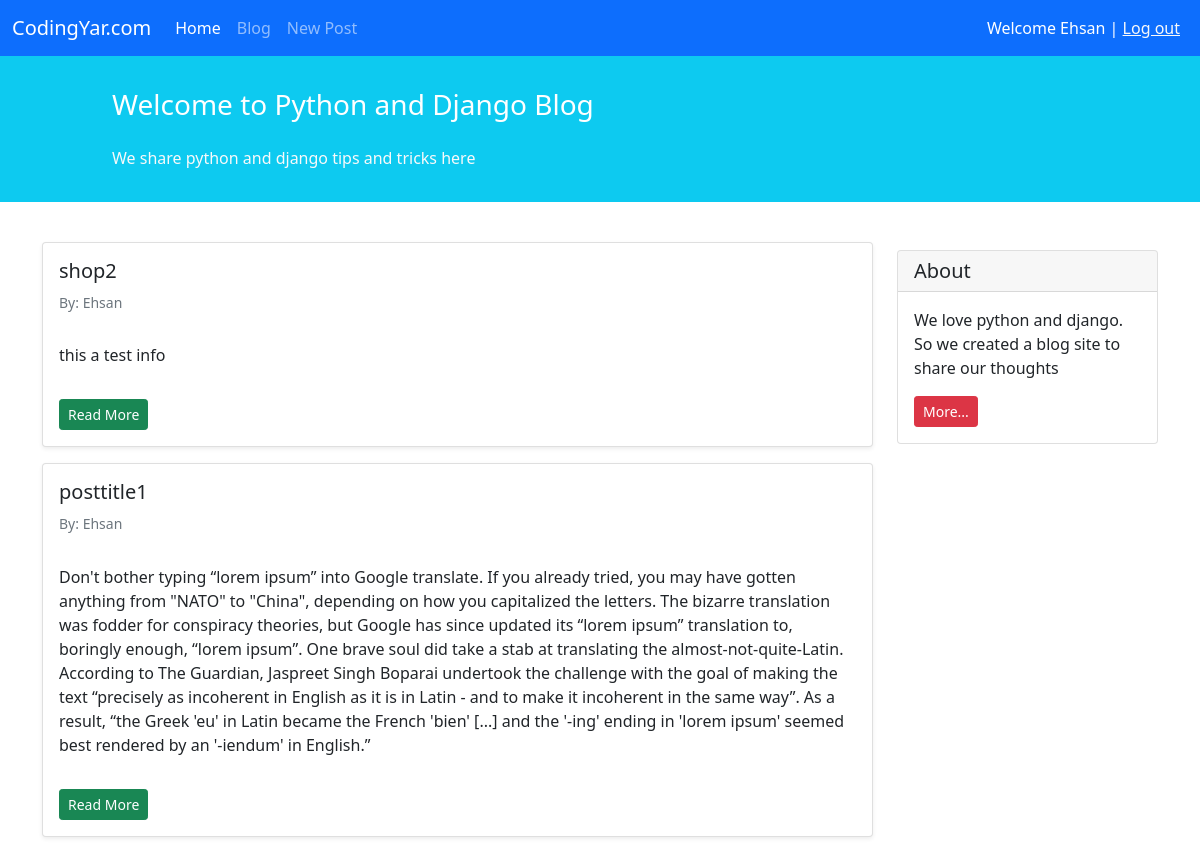
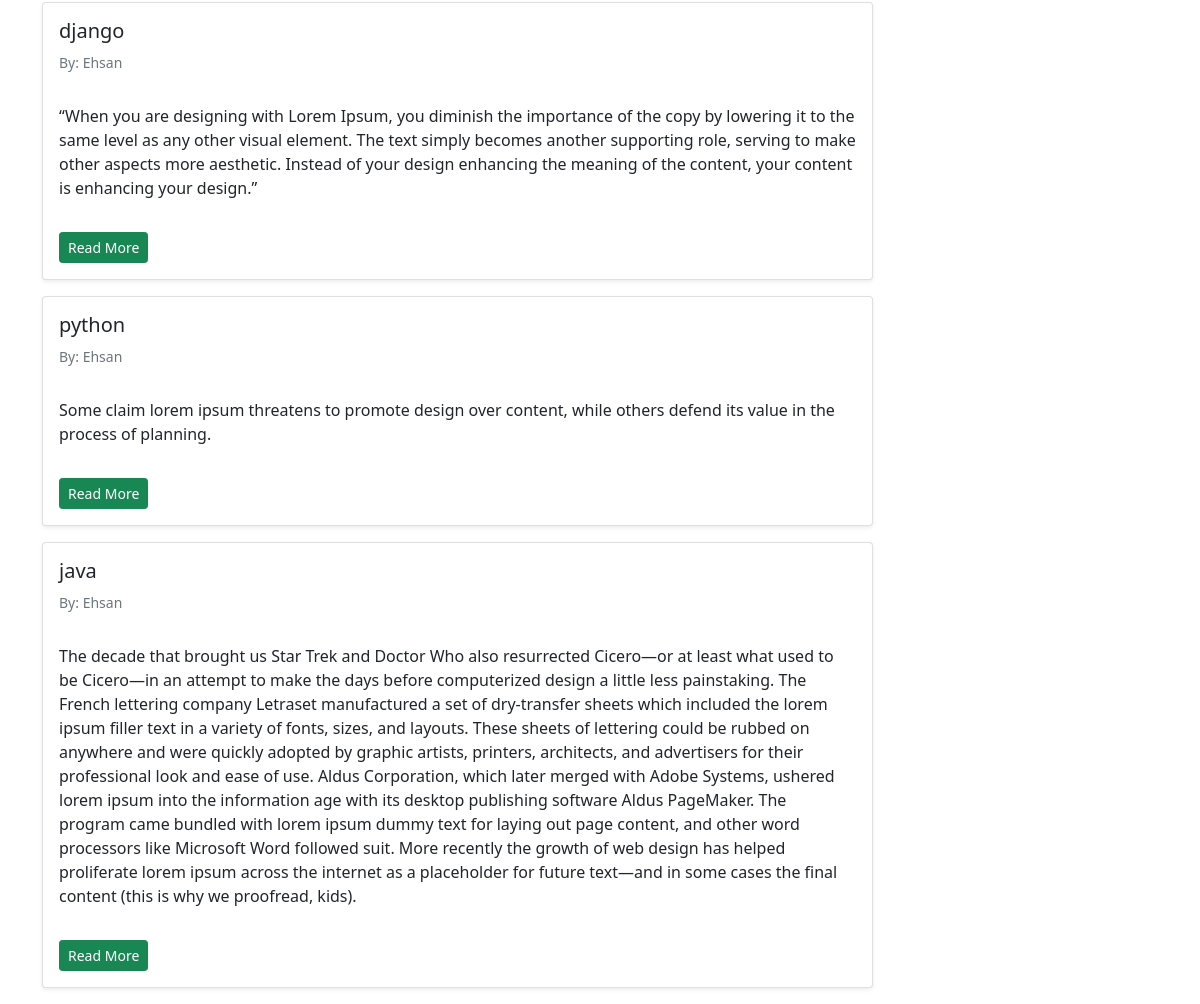
Page /blog/ (signed in) on the committed database (2 pictures, top to bottom).
### blog/models.py (models this page shows, shortened)
class Post(models.Model):
    STATUS_CHOICES = (
        ('pub', 'Published'),
        ('drf', 'Draft')
    )
    title = models.CharField(max_length=100)
    text = models.TextField()
    author = models.ForeignKey('auth.User', on_delete=models.CASCADE)
    datetime_created = models.DateTimeField(auto_now_add=True)
    datetime_modified = models.DateTimeField(auto_now=True)
    status = models.CharField(choices=STATUS_CHOICES, max_length=3)

### blog/views.py (the view)
# urls.py: path('', views.PostListView.as_view(), name='posts_list'),
class PostListView(generic.ListView):
    model = Post
    template_name = 'blog/posts_list.html'
    context_object_name = 'posts_list'
    def get_queryset(self):
        return Post.objects.filter(status='pub').order_by('-datetime_modified')

### blog/templates/blog/posts_list.html (shortened to what this page needs)
{% extends '_base.html' %}
{% block content %}
    <div class="container mt-4">
        <div class="row">
            <div class="col-9">
                {% for post in posts_list %}
                    <div class="card shadow-sm my-3">
                        <div class="card-body">
                            <h5 class="card-title">{{ post.title }}</h5>
                            <h6 class="card-subtitle mb-2 text-muted small py-2">By: {{ post.author}}</h6>
                            <p class="card-text py-3">
                                {{ post.text }}
                            </p>
                            <a href="{% url 'post_detail' post.id %}" class="btn btn-sm btn-success">Read More</a>
                        </div>
                    </div>
                {% endfor %}
            </div>
            <div class="col-3">
                <div class="card my-4">
                    <h5 class="card-header">About</h5>
                    <div class="card-body">
                        <p class="card-text">We love python and django. So we created a blog site to share our
                            thoughts</p>
                        <a href="#"
                           class="btn btn-sm btn-danger">
                            More...
                        </a>
                    </div>
                </div>
            </div>
        </div>
    </div>
{% endblock content %}

### templates/_base.html (shortened to what this page needs)
<!doctype html>
<html lang="en">
<head>
    <link href="https://cdn.jsdelivr.net/npm/bootstrap@5.1.3/dist/css/bootstrap.min.css" rel="stylesheet"
>
</head>
<body>
<nav class="navbar navbar-expand-lg navbar-dark bg-primary">
    <div class="container-fluid">
        <a class="navbar-brand" href="#">CodingYar.com</a>
        <div class="collapse navbar-collapse" id="navbarNavAltMarkup">
            <div class="navbar-nav">
                <a class="nav-link active" aria-current="page" href="{% url 'posts_list' %}">Home</a>
                <a class="nav-link" href="#">Blog</a>
                <a class="nav-link" href="{% url 'post_create' %}">New Post</a>
            </div>
        </div>
        <div class="mx-2 text-white">
            {% if user.is_authenticated %}
                Welcome {{ user.username }} | <a class="text-light" href="{% url 'logout' %}">Log out</a>
            {% else %}
                <a class="text-light" href="{% url 'login' %}">Log In</a> | <a class="text-light" href="{% url 'signup' %}">Sign Up</a>
            {% endif %}
        </div>
    </div>
</nav>
<div class="container-fluid bg-info">
    <div class="row py-3">
        <div class="col-md-8 col-md-10 mx-auto">
            <h3 class="my-4 mt-3 text-white">Welcome to Python and Django Blog</h3>
            <p class="text-light">We share python and django tips and tricks here</p>
        </div>
    </div>
</div>
{% block content %}
{% endblock %}
</body>
</html>

### rows in the picture
Post: title "shop2", author "Ehsan", text "this a test info"
Post: title "posttitle1", author "Ehsan", text "Don't bother typing “lorem ipsum” into Google translate. If you already tried, you may have gotten anything from \"NATO\" to \"China\", depending on how you capitalized the letters. The bizarre translation was fodder for conspiracy theories, but Google has since updated its “lorem ipsum” translation to, boringly enough, “lorem ipsum”. One brave soul did take a stab at translating the almost-not-quite-Latin. According to The Guardian, Jaspreet Singh Boparai undertook the challenge with the goal of making the text “precisely as incoherent in English as it is in Latin - and to make it incoherent in the same way”. As a result, “the Greek 'eu' in Latin became the French 'bien' [...] and the '-ing'…"
Post: title "django", author "Ehsan", text "“When you are designing with Lorem Ipsum, you diminish the importance of the copy by lowering it to the same level as any other visual element. The text simply becomes another supporting role, serving to make other aspects more aesthetic. Instead of your design enhancing the meaning of the content, your content is enhancing your design.”"
Post: title "python", author "Ehsan", text "Some claim lorem ipsum threatens to promote design over content, while others defend its value in the process of planning."
Post: title "java", author "Ehsan", text "The decade that brought us Star Trek and Doctor Who also resurrected Cicero—or at least what used to be Cicero—in an attempt to make the days before computerized design a little less painstaking. The French lettering company Letraset manufactured a set of dry-transfer sheets which included the lorem ipsum filler text in a variety of fonts, sizes, and layouts. These sheets of lettering could be rubbed on anywhere and were quickly adopted by graphic artists, printers, architects, and advertisers for their professional look and ease of use. Aldus Corporation, which later merged with Adobe Systems, ushered lorem ipsum into the information age with its desktop publishing software Aldus…"

### other values in the picture
{{ user.username }} "Ehsan"
